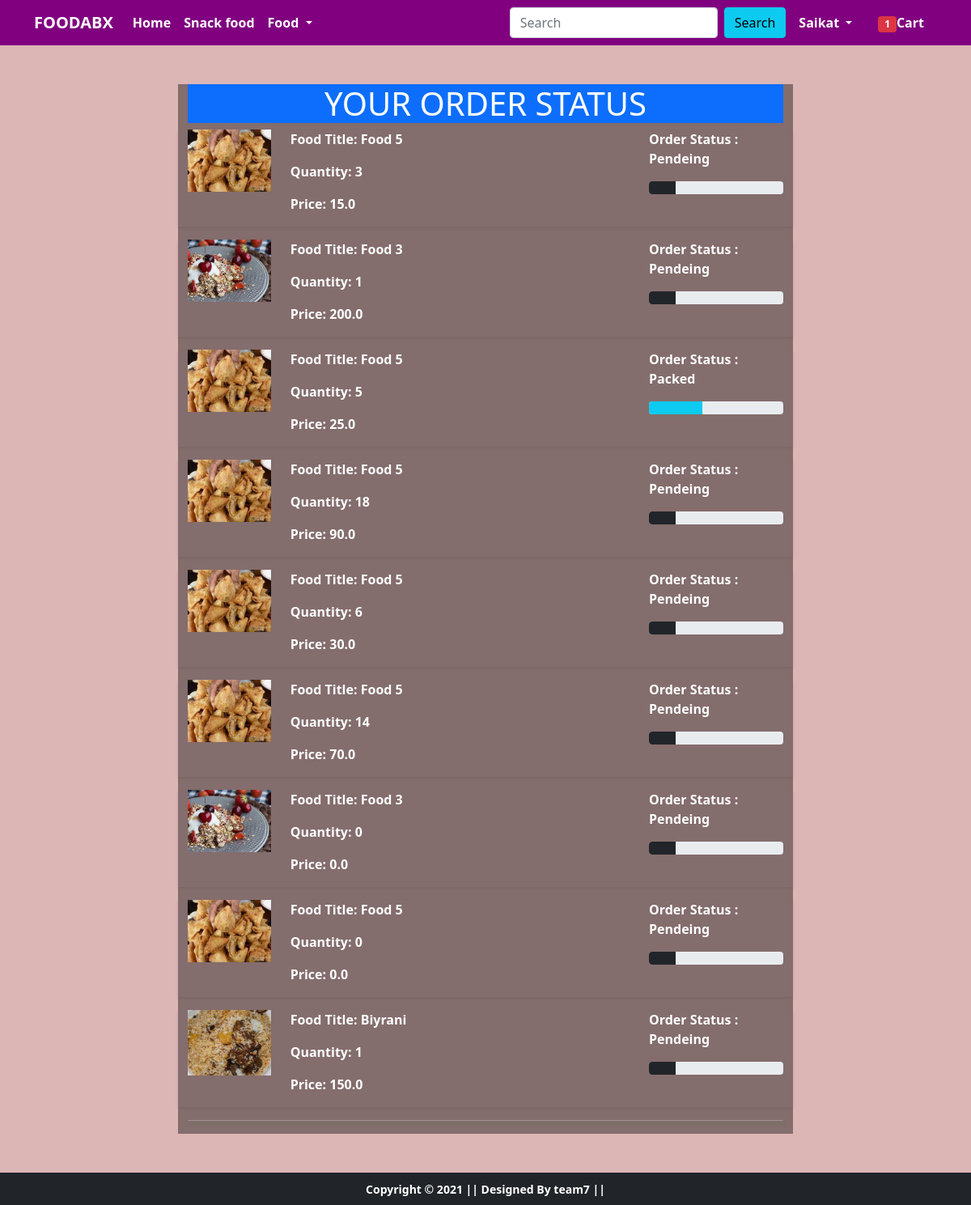
Screenshot of /orders/ (signed in) with the database file from the repository.
### app/models.py (models this page shows, shortened)
class OrderPlaced(models.Model):
    user=models.ForeignKey(User,on_delete=models.CASCADE)
    customer=models.ForeignKey(Customer,on_delete=models.CASCADE)
    prodect=models.ForeignKey(Product,on_delete=models.CASCADE)
    quantity=models.PositiveIntegerField(default=1)
    ordered_date=models.DateTimeField(auto_now_add=True)
    status=models.CharField(max_length=50,
    choices=STATUS_CHOICES,default='Pendeing')
    @property
    def total_cost(self):
        return self.quantity*self.prodect.discounted_price

class Product(models.Model):
    title=models.CharField(max_length=100)
    selling_price=models.FloatField()
    discounted_price=models.FloatField()
    description=models.TextField()
    category=models.CharField(choices=CATEGORY_CHOICES,max_length=2)
    product_image=models.ImageField(upload_to='producting')

### app/views.py (the view)
# urls.py: path('orders/', views.orders, name='orders'),
def orders(request):
    op=OrderPlaced.objects.filter(user=request.user)
    return render(request, 'app/orders.html',{'order_placed':op})

### app/templates/app/orders.html (shortened to what this page needs)
{% extends 'app/base.html' %}
{% load static %}
{% block main-content %}
<div class="container my-5 justify-content-center bg">
    <div class="row">
        <div class="col-2"></div>
        <div class="col-sm-8 offser-sm-1 bg-content">
            <h1 class="text-center bg-primary">YOUR ORDER STATUS</h1>
            {% for fd in order_placed %}
            <div class="row shadow-sm mb-3">
                <div class="col-sm-2">
                 <img src="{{fd.prodect.product_image.url}}" alt=""
                 class="img-fluid" height="150" width="150">
                </div>
                <div class="col-sm-7">
                    <p>Food Title: {{fd.prodect.title}}</p>
                    <p>Quantity: {{fd.quantity}}</p>
                    <p>Price: {{fd.total_cost}}</p>
                </div>
                <div class="col-sm-3 fw-bold border-3">
                 <p>Order Status : {{fd.status}}</p>
                 {% if fd.status == 'Pendeing' %}
                 <div class="progress">
                     <div class="progress-bar bg-dark" style="width: 20%;"
                     aria-valuenow="20" aria-valuemax="100">
                     </div>
                 </div>
                 {% endif %}
                 {% if fd.status == 'Packed' %}
                 <div class="progress">
                     <div class="progress-bar bg-info" style="width: 40%;"
                     aria-valuenow="20" aria-valuemax="100">
                     </div>
                 </div>
                 {% endif %}
                </div>
            </div>
            {% endfor %}
            <hr>
        </div>
    </div>
 </div>
{% endblock main-content %}

### app/templates/app/base.html (shortened to what this page needs)
<!doctype html>
{% load static %}
<html lang="en">
  <head>
    <link rel="stylesheet" href="{% static 'app/css/bootstrap.min.css' %}">
    <link rel="stylesheet" href="{% static 'app/css/owl.carousel.min.css' %}">
    <link rel="stylesheet" href="{% static 'app/css/all.min.css' %}">
    <link rel="stylesheet" href="{% static 'app/css/style.css' %}">
  </head>
  <body>
    <nav class="navbar navbar-expand-lg navbar-dark nav_bg">
     <div class="container">
       <a class="navbar-brand" href="/">FoodABX</a>
       <div class="collapse navbar-collapse" id="navbarSupportedContent">
         <ul class="navbar-nav me-auto mb-2 mb-lg-0">
           <li class="nav-item">
             <a class="nav-link active headH" aria-current="page" href="/">Home</a>
           </li>
           <li class="nav-item">
             <a class="nav-link active headH" aria-current="page" href="{% url 'lower' 'LF' %}">Snack food</a>
           </li>
           <li class="nav-item dropdown">
             <a class="nav-link dropdown-toggle text-white headH" href="#" id="fashionDropdown" role="button" data-bs-toggle="dropdown" aria-expanded="false">
               Food
             </a>
           </li>
         </ul>
         <form action="" class="d-flex" method="POST" >
           <input class="form-control me-2" type="search" placeholder="Search" aria-label="Search" name="search">
           <button class="btn btn-info" type="submit">Search</button>
         </form>
         <div>
          <ul class="navbar-nav me-auto mb-2 mb-lg-0">
           {% if request.user.is_authenticated %}
           <li class="nav-item dropdown mx-2">
              <a class="nav-link dropdown-toggle text-white headH" href="#" id="profileDropdown"
              role="button" data-bs-toggle="dropdown" aria-expanded="false">
                {{request.user|capfirst}}
              </a>
            </li>
            <li class="nav-item mx-2">
             <a href="{% url 'showcart' %}" class="nav-link text-white"><span class="badge bg-danger">1</span>Cart</a>
            </li>
          {% endif %}
          </ul>
         </div>
       </div>
     </div>
    </nav>
    {% block main-content %} {% endblock main-content %}
    <footer class="container-fluid bg-dark text-center p-2 mt-5">
        <small class="text-white">Copyright &copy; 2021 || Designed By team7 || </small>
    </footer>
  </body>
</html>

### app/static/app/css/style.css (style rules this page uses)
.nav_bg { background-color: purple; }
.navbar-brand { font-weight: bold; text-transform: uppercase; }
footer { background: grey; }
hr { box-shadow: 2px 4px 4px green; }

### app/templates/app/orders.html (style rules this page uses)
body { background:rgba(187, 108, 108,0.5); color: white; font-weight: bolder; }
.bg-content { background:rgba(0,0,0,0.4); }

### rows the page displays
OrderPlaced: prodect.product_image (picture), prodect "Food 5", quantity "3", total_cost "15.0", status "Pendeing"
OrderPlaced: prodect.product_image (picture), prodect "Food 3", quantity "1", total_cost "200.0", status "Pendeing"
OrderPlaced: prodect.product_image (picture), prodect "Food 5", quantity "5", total_cost "25.0", status "Packed"
OrderPlaced: prodect.product_image (picture), prodect "Food 5", quantity "18", total_cost "90.0", status "Pendeing"
OrderPlaced: prodect.product_image (picture), prodect "Food 5", quantity "6", total_cost "30.0", status "Pendeing"
OrderPlaced: prodect.product_image (picture), prodect "Food 5", quantity "14", total_cost "70.0", status "Pendeing"
OrderPlaced: prodect.product_image (picture), prodect "Food 3", quantity "0", total_cost "0.0", status "Pendeing"
OrderPlaced: prodect.product_image (picture), prodect "Food 5", quantity "0", total_cost "0.0", status "Pendeing"
OrderPlaced: prodect.product_image (picture), prodect "Biyrani", quantity "1", total_cost "150.0", status "Pendeing"

### other values shown
{{ request.user|capfirst }} "Saikat"
